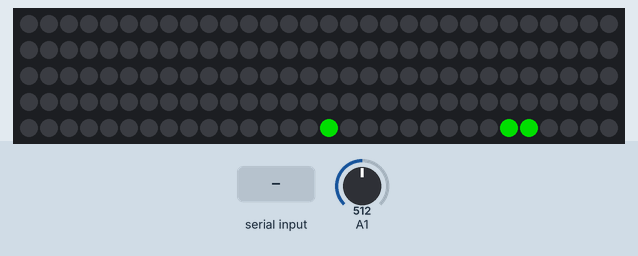
Bench run of a sketch on a simulated Arduino Uno, built with avr-gcc and run on an emulated ATmega328P. On the bench: 150 RGB LEDs in strip order, left to right, continuing on the next row. The inputs (shaded band) are chosen by the test bench; at power-on: A1 = 512. Dim RGB values are drawn brighter than linear; the strip is taken to match the declared colour order; random numbers use the default seed unless the sketch sets one.

Above: at 1.6 s.
1.7 s: byte 115 ('s') received over Serial
4.7 s: byte 97 ('a') received over Serial
6.5 s: "w\n" received over Serial
9.5 s: byte 115 ('s') received over Serial
At 11.9 s:
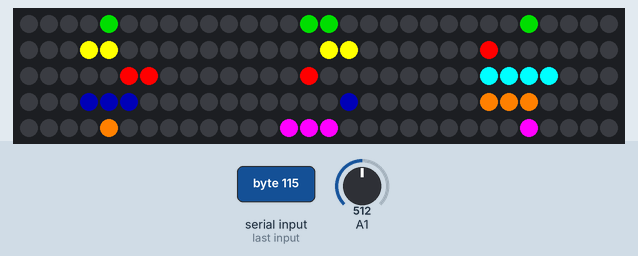
12.0 s: "v1\n" received over Serial
15.0 s: byte 115 ('s') received over Serial
At 16.31 s:
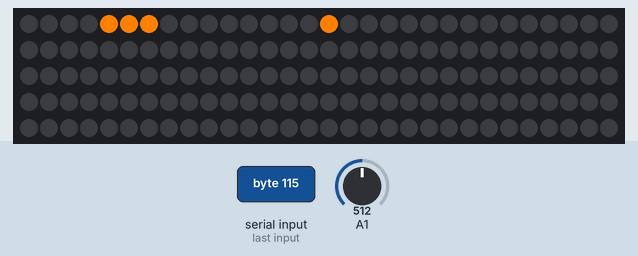

The sketch:

Matrix_Tetris.ino
```cpp
// (licence header left out)
// IMPORTANT: To reduce NeoPixel burnout risk, add 1000 uF capacitor across
// pixel power leads, add 300 - 500 Ohm resistor on first pixel's data input
// and minimize distance between Arduino and first pixel.  Avoid connecting
// on a live circuit...if you must, connect GND first.

// see also http://tetris.wikia.com/wiki/
// The SRS and hard drop functions are in.  There is no soft-drop or CCW rotation.


//--------------------------------------------------------------------------------
// CONSTANTS
//--------------------------------------------------------------------------------

#include <Adafruit_NeoPixel.h>

// size of the LED grid
#define GRID_W              (10)
#define GRID_H              (15)
#define STRAND_LENGTH       (GRID_W*GRID_H)

#define LED_DATA_PIN        (6)

// did you wire your grid in an 'S' instead of a 'Z'?  change this value to 0.
#define BACKWARDS           (1)

// max size of each tetris piece
#define PIECE_W             (4)
#define PIECE_H             (4)

// how many kinds of pieces
#define NUM_PIECE_TYPES     (7)

// joystick options
#define JOYSTICK_DEAD_ZONE  (30)
#define JOYSTICK_PIN        (0)

// gravity options
#define DROP_MINIMUM        (25)  // top speed gravity can reach
#define DROP_ACCELERATION   (20)  // how fast gravity increases


#define INITIAL_MOVE_DELAY  (100)
#define INITIAL_DROP_DELAY  (500)
#define INITIAL_DRAW_DELAY  (30)

//Chracter for phone input
char ch;
//Integer for score
int score=0;
// 1 color drawings of each piece in each rotation.
// Each piece is max 4 wide, 4 tall, and 4 rotations.
const char piece_I[] = {
  0,0,0,0,
  1,1,1,1,
  0,0,0,0,
  0,0,0,0,

  0,0,1,0,
  0,0,1,0,
  0,0,1,0,
  0,0,1,0,

  0,0,0,0,
  0,0,0,0,
  1,1,1,1,
  0,0,0,0,

  0,1,0,0,
  0,1,0,0,
  0,1,0,0,
  0,1,0,0,
};

const char piece_L[] = {
  0,0,1,0,
  1,1,1,0,
  0,0,0,0,
  0,0,0,0,

  0,1,0,0,
  0,1,0,0,
  0,1,1,0,
  0,0,0,0,

  0,0,0,0,
  1,1,1,0,
  1,0,0,0,
  0,0,0,0,

  1,1,0,0,
  0,1,0,0,
  0,1,0,0,
  0,0,0,0,
};

const char piece_J[] = {
  1,0,0,0,
  1,1,1,0,
  0,0,0,0,
  0,0,0,0,

  0,1,1,0,
  0,1,0,0,
  0,1,0,0,
  0,0,0,0,

  0,0,0,0,
  1,1,1,0,
  0,0,1,0,
  0,0,0,0,

  0,1,0,0,
  0,1,0,0,
  1,1,0,0,
  0,0,0,0,

};

const char piece_T[] = {
  0,1,0,0,
  1,1,1,0,
  0,0,0,0,
  0,0,0,0,

  0,1,0,0,
  0,1,1,0,
  0,1,0,0,
  0,0,0,0,

  0,0,0,0,
  1,1,1,0,
  0,1,0,0,
  0,0,0,0,

  0,1,0,0,
  1,1,0,0,
  0,1,0,0,
  0,0,0,0,

};

const char piece_S[] = {
  0,1,1,0,
  1,1,0,0,
  0,0,0,0,
  0,0,0,0,

  0,1,0,0,
  0,1,1,0,
  0,0,1,0,
  0,0,0,0,

  0,0,0,0,
  0,1,1,0,
  1,1,0,0,
  0,0,0,0,

  1,0,0,0,
  1,1,0,0,
  0,1,0,0,
  0,0,0,0,
};

const char piece_Z[] = {
  1,1,0,0,
  0,1,1,0,
  0,0,0,0,
  0,0,0,0,

  0,0,1,0,
  0,1,1,0,
  0,1,0,0,
  0,0,0,0,

  0,0,0,0,
  1,1,0,0,
  0,1,1,0,
  0,0,0,0,

  0,1,0,0,
  1,1,0,0,
  1,0,0,0,
  0,0,0,0,
};

const char piece_O[] = {
  1,1,0,0,
  1,1,0,0,
  0,0,0,0,
  0,0,0,0,

  1,1,0,0,
  1,1,0,0,
  0,0,0,0,
  0,0,0,0,

  1,1,0,0,
  1,1,0,0,
  0,0,0,0,
  0,0,0,0,

  1,1,0,0,
  1,1,0,0,
  0,0,0,0,
  0,0,0,0,
};


// An array of pointers!
const char *pieces[NUM_PIECE_TYPES] = {
  piece_S,
  piece_Z,
  piece_L,
  piece_J,
  piece_O,
  piece_T,
  piece_I,
};


const long piece_colors[NUM_PIECE_TYPES] = {
  0x009900, // green S
  0xFF0000, // red Z
  0xFF8000, // orange L
  0x000044, // blue J
  0xFFFF00, // yellow O
  0xFF00FF, // purple T
  0x00FFFF,  // cyan I
};

//--------------------------------------------------------------------------------
// GLOBALS
//--------------------------------------------------------------------------------

// Parameter 1 = number of pixels in strip
// Parameter 2 = Arduino pin number (most are valid)
// Parameter 3 = pixel type flags, add together as needed:
//   NEO_KHZ800  800 KHz bitstream (most NeoPixel products w/WS2812 LEDs)
//   NEO_KHZ400  400 KHz (classic 'v1' (not v2) FLORA pixels, WS2811 drivers)
//   NEO_GRB     Pixels are wired for GRB bitstream (most NeoPixel products)
//   NEO_RGB     Pixels are wired for RGB bitstream (v1 FLORA pixels, not v2)
Adafruit_NeoPixel strip = Adafruit_NeoPixel(STRAND_LENGTH, LED_DATA_PIN, NEO_RGB + NEO_KHZ800);

// this is how arduino remembers what the button was doing in the past,
// so arduino can tell when it changes.
int old_button=0;
// so arduino can tell when user moves sideways
int old_px = 0;
// so arduino can tell when user tries to turn
int old_i_want_to_turn=0;

// this is how arduino remembers the falling piece.
int piece_id;
int piece_rotation;
int piece_x;
int piece_y;

// the bag from which new pieces are grabbed.
// the bag is only refilled when all pieces are taken.
// this guarantees a maximum of 12 moves between two Is
// or four S & Z in a row.
char piece_sequence[NUM_PIECE_TYPES];
char sequence_i=NUM_PIECE_TYPES;

// this controls how fast the player can move.
long last_move;
long move_delay;  // 100ms = 5 times a second

// this controls when the piece automatically falls.
long last_drop;
long drop_delay;  // 500ms = 2 times a second

long last_draw;
long draw_delay;  // 60 fps

// this is how arduino remembers where pieces are on the grid.
long grid[GRID_W*GRID_H];


//--------------------------------------------------------------------------------
// METHODS
//--------------------------------------------------------------------------------


// I want to turn on point P(x,y), which is X from the left and Y from the top.
// I might also want to hold it on for us microseconds.
void p(int x,int y,long color) {
  int a = (GRID_H-1-y)*GRID_W;
  if( ( y % 2 ) == BACKWARDS ) {  // % is modulus.
    // y%2 is false when y is an even number - rows 0,2,4,6.
    a += x;
  } else {
    // y%2 is true when y is an odd number - rows 1,3,5,7.
    a += GRID_W - 1 - x;
  }
  a%=STRAND_LENGTH;
  strip.setPixelColor(a,color);
}


// grid contains the arduino's memory of the game board, including the piece that is falling.
void draw_grid() {
  int x, y;
  for(y=0;y<GRID_H;++y) {
    for(x=0;x<GRID_W;++x) {
      if( grid[y*GRID_W+x] != 0 ) {
        p(x,y,grid[y*GRID_W+x]);
      } else {
        p(x,y,0);
      }
    }
  }
  strip.show();
}

// choose a new piece from the sequence.
// the sequence is a random list that contains one of each piece.
// that way you're guaranteed an even number of pieces over time,
// tho the order is random.
void choose_new_piece() {
  if( sequence_i >= NUM_PIECE_TYPES ) {
    // list exhausted
    int i,j, k;
    for(i=0;i<NUM_PIECE_TYPES;++i) {
      do {
        // pick a random piece
        j = rand() % NUM_PIECE_TYPES;
        // make sure it isn't already in the sequence.
        for(k=0;k<i;++k) {
          if(piece_sequence[k]==j) break;  // already in sequence
        }
      } while(k<i);
      // not in sequence.  Add it.
      piece_sequence[i] = j;
    }
    // rewind sequence counter
    sequence_i=0;
  }

  // get the next piece in the sequence.
  piece_id = piece_sequence[sequence_i++];
  // always start the piece top center.
  piece_y=-4;  // -4 squares off the top of the screen.
  piece_x=3;
  // always start in the same orientation.
  piece_rotation=0;
}


void erase_piece_from_grid() {
  int x, y;

  const char *piece = pieces[piece_id] + (piece_rotation * PIECE_H * PIECE_W);

  for(y=0;y<PIECE_H;++y) {
    for(x=0;x<PIECE_W;++x) {
      int nx=piece_x+x;
      int ny=piece_y+y;
      if(ny<0 || ny>GRID_H) continue;
      if(nx<0 || nx>GRID_W) continue;
      if(piece[y*PIECE_W+x]==1) {
        grid[ny*GRID_W+nx]=0;  // zero erases the grid location.
      }
    }
  }
}


void add_piece_to_grid() {
  int x, y;

  const char *piece = pieces[piece_id] + (piece_rotation * PIECE_H * PIECE_W);

  for(y=0;y<PIECE_H;++y) {
    for(x=0;x<PIECE_W;++x) {
      int nx=piece_x+x;
      int ny=piece_y+y;
      if(ny<0 || ny>GRID_H) continue;
      if(nx<0 || nx>GRID_W) continue;
      if(piece[y*PIECE_W+x]==1) {
        grid[ny*GRID_W+nx]=piece_colors[piece_id];  // zero erases the grid location.
      }
    }
  }
}


// Move everything down 1 space, destroying the old row number y in the process.
void delete_row(int y) {
  int x;
  for(;y>0;--y) {
    for(x=0;x<GRID_W;++x) {
      grid[y*GRID_W+x] = grid[(y-1)*GRID_W+x];
    }
  }
  // everything moved down 1, so the top row must be empty or the game would be over.
  for(x=0;x<GRID_W;++x) {
    grid[x]=0;
  }
}


void fall_faster() {
  if(drop_delay > DROP_MINIMUM) drop_delay -= DROP_ACCELERATION;
}


void remove_full_rows() {
  int x, y, c;
  char row_removed=0;

  for(y=0;y<GRID_H;++y) {
    // count the full spaces in this row
    c = 0;
    for(x=0;x<GRID_W;++x) {
      if( grid[y*GRID_W+x] > 0 ) c++;
    }
    if(c==GRID_W) {
      // row full!
      score+=1;
      Serial.println(score);
      delete_row(y);
      fall_faster();
    }
  }
}


void try_to_move_piece_sideways() {
  // what does the joystick angle say


  int new_px = 0;
  // is the joystick really being pushed?
  if(ch=='a') {
    new_px=-1;
  }
  if(ch=='d') {
    new_px=1;
  }

  if(new_px!=old_px && piece_can_fit(piece_x+new_px,piece_y,piece_rotation)==1) {
    piece_x+=new_px;
  }
  old_px = new_px;
}


void try_to_rotate_piece() {
  int i_want_to_turn=0;
  int new_button;
  // what does the joystick button say
  if(ch=='w')
  {
  new_button = HIGH;
  }
  // if the button state has just changed AND it is being let go,
  if( new_button > 0 && old_button != new_button ) {
    i_want_to_turn=1;
  }
  old_button=new_button;

  // up on joystick to rotate

  if(ch=='w') i_want_to_turn=1;

  if(i_want_to_turn==1 && i_want_to_turn != old_i_want_to_turn) {
    // figure out what it will look like at that new angle
    int new_pr = ( piece_rotation + 1 ) % 4;
    // if it can fit at that new angle (doesn't bump anything)
    if(piece_can_fit(piece_x,piece_y,new_pr)) {
      // then make the turn.
      piece_rotation = new_pr;
    } else {
      // wall kick
      if(piece_can_fit(piece_x-1,piece_y,new_pr)) {
        piece_x = piece_x-1;
        piece_rotation = new_pr;
      } else if(piece_can_fit(piece_x+1,piece_y,new_pr)) {
        piece_x = piece_x+1;
        piece_rotation = new_pr;
      }
    }
  }
  old_i_want_to_turn = i_want_to_turn;
}


// can the piece fit in this new location?
int piece_can_fit(int px,int py,int pr) {
  if( piece_off_edge(px,py,pr) ) return 0;
  if( piece_hits_rubble(px,py,pr) ) return 0;
  return 1;
}


int piece_off_edge(int px,int py,int pr) {
  int x,y;
  const char *piece = pieces[piece_id] + (pr * PIECE_H * PIECE_W);

  for(y=0;y<PIECE_H;++y) {
    for(x=0;x<PIECE_W;++x) {
      int nx=px+x;
      int ny=py+y;
      if(ny<0) continue;  // off top, don't care
      if(piece[y*PIECE_W+x]>0) {
        if(nx<0) return 1;  // yes: off left side
        if(nx>=GRID_W ) return 1;  // yes: off right side
      }
    }
  }

  return 0;  // inside limits
}


int piece_hits_rubble(int px,int py,int pr) {
  int x,y;
  const char *piece = pieces[piece_id] + (pr * PIECE_H * PIECE_W);

  for(y=0;y<PIECE_H;++y) {
    int ny=py+y;
    if(ny<0) continue;
    for(x=0;x<PIECE_W;++x) {
      int nx=px+x;
      if(piece[y*PIECE_W+x]>0) {
        if(ny>=GRID_H ) return 1;  // yes: goes off bottom of grid
        if(grid[ny*GRID_W+nx]!=0 ) return 1;  // yes: grid already full in this space
      }
    }
  }

  return 0;  // doesn't hit
}


void game_over() {
  int x,y;

  long over_time = millis();

  while(millis() - over_time < 3000) {
    // click the button?
    if(digitalRead(1)==0) {
      // restart!
      break;
    }
  }
  score=0;
  setup();
  return;
}


void try_to_drop_piece() {
  erase_piece_from_grid();
  if(piece_can_fit(piece_x,piece_y+1,piece_rotation)) {
    piece_y++;  // move piece down
    add_piece_to_grid();
  } else {
    // hit something!
    // put it back
    add_piece_to_grid();
    remove_full_rows();
    if(game_is_over()==1) {
      game_over();
    }
    // game isn't over, choose a new piece
    choose_new_piece();
  }
}


void try_to_drop_faster() {

  if(ch=='s') {
    // player is holding joystick down, drop a little faster.
    try_to_drop_piece();
  }
}


void react_to_player() {
  if(Serial.available()>0)
  {
    ch=Serial.read();
  }
  erase_piece_from_grid();
  try_to_move_piece_sideways();
  try_to_rotate_piece();
  add_piece_to_grid();

  try_to_drop_faster();
}


// can the piece fit in this new location
int game_is_over() {
  int x,y;
  const char *piece = pieces[piece_id] + (piece_rotation * PIECE_H * PIECE_W);

  for(y=0;y<PIECE_H;++y) {
    for(x=0;x<PIECE_W;++x) {
      int ny=piece_y+y;
      int nx=piece_x+x;
      if(piece[y*PIECE_W+x]>0) {
        if(ny<0) return 1;  // yes: off the top!
      }
    }
  }

  return 0;  // not over yet...
}


// called once when arduino reboots
void setup() {
  int i;

  // setup the LEDs
  strip.begin();
  strip.show(); // Initialize all pixels to 'off'

  // set up joystick button
  //pinMode(JOYSTICK_PIN,INPUT);
  //digitalWrite(JOYSTICK_PIN,HIGH);

  // make sure arduino knows the grid is empty.
  for(i=0;i<GRID_W*GRID_H;++i) {
    grid[i]=0;
  }

  // make the game a bit more random - pull a number from space and use it to 'seed' a crop of random numbers.
  randomSeed(analogRead(1)*random(50));

  // get ready to start the game.
  choose_new_piece();

  move_delay=INITIAL_MOVE_DELAY;
  drop_delay=INITIAL_DROP_DELAY;
  draw_delay=INITIAL_DRAW_DELAY;

  // start the game clock after everything else is ready.
  last_draw = last_drop = last_move = millis();

  //Resets the score to 0
  score=0;

  //Starts Serial communication with Bluetooth using HC-05
  Serial.begin(9600);

}


// called over and over after setup()
void loop() {
  long t = millis();

  // the game plays at one speed,
  if(t - last_move > move_delay ) {
    last_move = t;
    react_to_player();
  }

  // ...and drops the falling block at a different speed.
  if(t - last_drop > drop_delay ) {
    last_drop = t;
    try_to_drop_piece();
  }

  // when it isn't doing those two things, it's redrawing the grid.
  if(t - last_draw > draw_delay ) {
    last_draw = t;
    draw_grid();
  }
}


/**
* This file is part of LED8x16tetris.
*
* LED8x16tetris is free software: you can redistribute it and/or modify
* it under the terms of the GNU General Public License as published by
* the Free Software Foundation, either version 3 of the License, or
* (at your option) any later version.
*
* LED8x16tetris is distributed in the hope that it will be useful,
* but WITHOUT ANY WARRANTY; without even the implied warranty of
* MERCHANTABILITY or FITNESS FOR A PARTICULAR PURPOSE. See the
* GNU General Public License for more details.
*
* You should have received a copy of the GNU General Public License
* along with LED8x16tetris. If not, see <http://www.gnu.org/licenses/>.
*/
```

Source omitted: main.cpp (9896 bytes)
